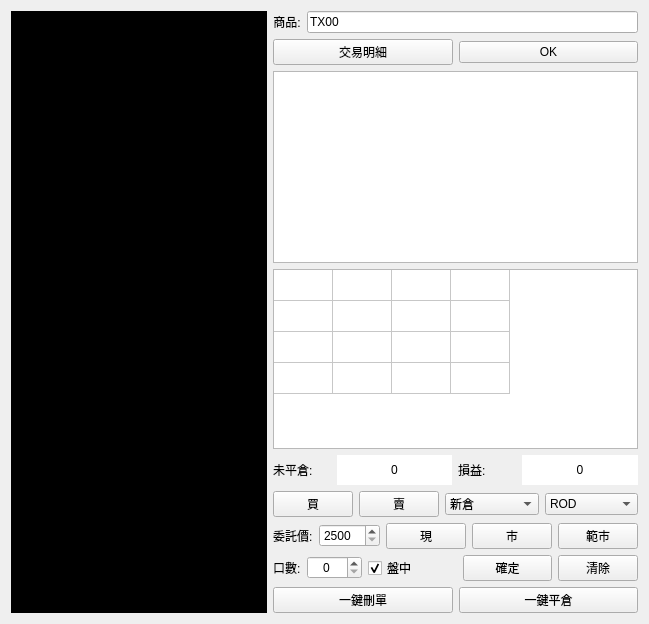
      <widget class="QWidget" name="tab">
       <attribute name="title">
        <string>TicksK線</string>
       </attribute>
       <layout class="QGridLayout" name="gridLayout_2">
        <item row="0" column="0">
         <layout class="QHBoxLayout" name="horizontalLayout_10" stretch="5,1">
          <item>
           <layout class="QGridLayout" name="GL">
            <item row="0" column="0">
             <widget class="GraphicsView" name="GV1">
              <property name="autoFillBackground">
               <bool>true</bool>
              </property>
              <property name="styleSheet">
               <string notr="true">background-color: rgb(0, 0, 0);</string>
              </property>
             </widget>
            </item>
           </layout>
          </item>
          <item>
           <layout class="QVBoxLayout" name="verticalLayout" stretch="1,1,0,6,1,1,1,1,1">
            <item>
             <layout class="QHBoxLayout" name="horizontalLayout_11" stretch="0,4">
              <item>
               <widget class="QLabel" name="label">
                <property name="font">
                 <font>
                  <family>Arial</family>
                  <pointsize>9</pointsize>
                 </font>
                </property>
                <property name="text">
                 <string>商品:</string>
                </property>
                <property name="alignment">
                 <set>Qt::AlignCenter</set>
                </property>
               </widget>
              </item>
              <item>
               <widget class="QLineEdit" name="commodityline">
                <property name="font">
                 <font>
                  <family>Arial</family>
                  <pointsize>9</pointsize>
                 </font>
                </property>
                <property name="text">
                 <string>TX00</string>
                </property>
               </widget>
              </item>
             </layout>
            </item>
            <item>
             <layout class="QHBoxLayout" name="horizontalLayout_2">
              <item>
               <widget class="QPushButton" name="TDetailbtn">
                <property name="text">
                 <string>交易明細</string>
                </property>
               </widget>
              </item>
              <item>
               <widget class="QPushButton" name="commoditybtn">
                <property name="font">
                 <font>
                  <family>Arial</family>
                  <pointsize>9</pointsize>
                 </font>
                </property>
                <property name="text">
                 <string>OK</string>
                </property>
               </widget>
              </item>
             </layout>
            </item>
            <item>
             <widget class="QTableView" name="DomTable">
              <property name="alternatingRowColors">
               <bool>true</bool>
              </property>
              <property name="textElideMode">
               <enum>Qt::ElideMiddle</enum>
              </property>
              <attribute name="horizontalHeaderCascadingSectionResizes">
               <bool>true</bool>
              </attribute>
              <attribute name="horizontalHeaderStretchLastSection">
               <bool>false</bool>
              </attribute>
              <attribute name="verticalHeaderVisible">
               <bool>false</bool>
              </attribute>
              <attribute name="verticalHeaderCascadingSectionResizes">
               <bool>true</bool>
              </attribute>
              <attribute name="verticalHeaderStretchLastSection">
               <bool>false</bool>
              </attribute>
             </widget>
            </item>
            <item>
             <widget class="QTableWidget" name="MPTable">
              <property name="rowCount">
               <number>4</number>
              </property>
              <property name="columnCount">
               <number>4</number>
              </property>
              <attribute name="horizontalHeaderVisible">
               <bool>false</bool>
              </attribute>
              <attribute name="horizontalHeaderCascadingSectionResizes">
               <bool>true</bool>
              </attribute>
              <attribute name="horizontalHeaderDefaultSectionSize">
               <number>59</number>
              </attribute>
              <attribute name="horizontalHeaderMinimumSectionSize">
               <number>10</number>
              </attribute>
              <attribute name="verticalHeaderVisible">
               <bool>false</bool>
              </attribute>
              <attribute name="verticalHeaderCascadingSectionResizes">
               <bool>true</bool>
              </attribute>
              <attribute name="verticalHeaderDefaultSectionSize">
               <number>31</number>
              </attribute>
              <attribute name="verticalHeaderMinimumSectionSize">
               <number>10</number>
              </attribute>
              <row/>
              <row/>
              <row/>
              <row/>
              <column/>
              <column/>
              <column/>
              <column/>
              <item row="0" column="0">
               <property name="text">
                <string/>
               </property>
              </item>
              <item row="1" column="0">
               <property name="text">
                <string/>
               </property>
              </item>
              <item row="2" column="0">
               <property name="text">
                <string/>
               </property>
              </item>
             </widget>
            </item>
            <item>
             <layout class="QHBoxLayout" name="horizontalLayout" stretch="1,2,1,2">
              <item>
               <widget class="QLabel" name="label_2">
                <property name="text">
                 <string>未平倉:</string>
                </property>
               </widget>
              </item>
              <item>
               <widget class="QLabel" name="label_6">
                <property name="autoFillBackground">
                 <bool>false</bool>
                </property>
                <property name="styleSheet">
                 <string notr="true">background-color: rgb(255, 255, 255);</string>
                </property>
                <property name="text">
                 <string>0</string>
                </property>
                <property name="alignment">
                 <set>Qt::AlignCenter</set>
                </property>
               </widget>
              </item>
              <item>
               <widget class="QLabel" name="label_3">
                <property name="text">
                 <string>損益:</string>
                </property>
               </widget>
              </item>
              <item>
               <widget class="QLabel" name="label_7">
                <property name="autoFillBackground">
                 <bool>false</bool>
                </property>
                <property name="styleSheet">
                 <string notr="true">background-color: rgb(255, 255, 255);</string>
                </property>
                <property name="text">
                 <string>0</string>
                </property>
                <property name="alignment">
                 <set>Qt::AlignCenter</set>
                </property>
               </widget>
              </item>
             </layout>
            </item>
            <item>
             <layout class="QHBoxLayout" name="horizontalLayout_8" stretch="1,1,3,3">
              <item>
               <widget class="QPushButton" name="BidAct_btn">
                <property name="autoFillBackground">
                 <bool>false</bool>
                </property>
                <property name="text">
                 <string>買</string>
                </property>
                <property name="checkable">
                 <bool>false</bool>
                </property>
               </widget>
              </item>
              <item>
               <widget class="QPushButton" name="AskAct_btn">
                <property name="text">
                 <string>賣</string>
                </property>
                <property name="checkable">
                 <bool>false</bool>
                </property>
               </widget>
              </item>
              <item>
               <widget class="QComboBox" name="InterestType_box">
                <property name="maxCount">
                 <number>10</number>
                </property>
                <item>
                 <property name="text">
                  <string>新倉</string>
                 </property>
                </item>
                <item>
                 <property name="text">
                  <string>平倉</string>
                 </property>
                </item>
                <item>
                 <property name="text">
                  <string>自動</string>
                 </property>
                </item>
               </widget>
              </item>
              <item>
               <widget class="QComboBox" name="OrderType_box">
                <property name="maxVisibleItems">
                 <number>3</number>
                </property>
                <property name="maxCount">
                 <number>3</number>
                </property>
                <item>
                 <property name="text">
                  <string>ROD</string>
                 </property>
                </item>
                <item>
                 <property name="text">
                  <string>IOC</string>
                 </property>
                </item>
                <item>
                 <property name="text">
                  <string>FOK</string>
                 </property>
                </item>
               </widget>
              </item>
             </layout>
            </item>
            <item>
             <layout class="QHBoxLayout" name="horizontalLayout_5" stretch="2,3,5">
              <item>
               <widget class="QLabel" name="label_8">
                <property name="text">
                 <string>委託價:</string>
                </property>
               </widget>
              </item>
              <item>
               <widget class="QSpinBox" name="PriceSpin">
                <property name="specialValueText">
                 <string/>
                </property>
                <property name="minimum">
                 <number>2500</number>
                </property>
                <property name="maximum">
                 <number>15000</number>
                </property>
               </widget>
              </item>
              <item>
               <layout class="QHBoxLayout" name="horizontalLayout_3" stretch="1,1,2">
                <item>
                 <widget class="QPushButton" name="LastPrice_btn">
                  <property name="text">
                   <string>現</string>
                  </property>
                 </widget>
                </item>
                <item>
                 <widget class="QPushButton" name="MarketPrice_btn">
                  <property name="text">
                   <string>市</string>
                  </property>
                 </widget>
                </item>
                <item>
                 <widget class="QPushButton" name="LimitMarketPrice_btn">
                  <property name="text">
                   <string>範市</string>
                  </property>
                 </widget>
                </item>
               </layout>
              </item>
             </layout>
            </item>
            <item>
             <layout class="QHBoxLayout" name="horizontalLayout_9" stretch="1,1,1,0">
              <item>
               <layout class="QHBoxLayout" name="horizontalLayout_4" stretch="0,2">
                <item>
                 <widget class="QLabel" name="label_4">
                  <property name="text">
                   <string>口數:</string>
                  </property>
                 </widget>
                </item>
                <item>
                 <widget class="QSpinBox" name="Contract_Box">
                  <property name="alignment">
                   <set>Qt::AlignCenter</set>
                  </property>
                  <property name="value">
                   <number>0</number>
                  </property>
                 </widget>
                </item>
               </layout>
              </item>
              <item>
               <widget class="QCheckBox" name="checkBox">
                <property name="text">
                 <string>盤中</string>
                </property>
                <property name="checked">
                 <bool>true</bool>
                </property>
               </widget>
              </item>
              <item>
               <widget class="QPushButton" name="Order_btn">
                <property name="text">
                 <string>確定</string>
                </property>
               </widget>
              </item>
              <item>
               <widget class="QPushButton" name="ClearOrder_btn">
                <property name="text">
                 <string>清除</string>
                </property>
               </widget>
              </item>
             </layout>
            </item>
            <item>
             <layout class="QHBoxLayout" name="horizontalLayout_12">
              <item>
               <widget class="QPushButton" name="OrderCancel_btn">
                <property name="text">
                 <string>一鍵刪單</string>
                </property>
               </widget>
              </item>
              <item>
               <widget class="QPushButton" name="ClosePositionAll_btn">
                <property name="text">
                 <string>一鍵平倉</string>
                </property>
               </widget>
              </item>
             </layout>
            </item>
           </layout>
          </item>
         </layout>
        </item>
       </layout>
      </widget>
